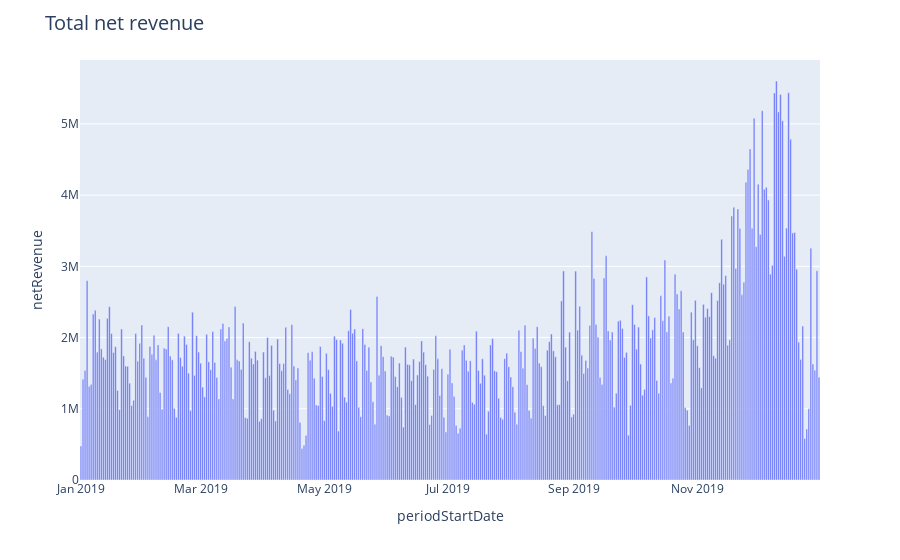

The notebook cell saved with this chart:
### Code cell
fig8 = group_data.plot(x = group_data.index, y = 'netRevenue', kind = "bar")
fig8.update_layout(title_text = "Total net revenue", title_font = dict(size = 20))
fig8.update_layout(uniformtext_minsize = 16, uniformtext_mode = 'hide')
fig8.show()

### Figure 1 — Plotly figure (JSON) as saved in the notebook; plotly's stock layout.template omitted (floating-point values rounded to 4 significant figures; data arrays with more than 128 entries replaced by an {"elided": "..."} marker saying what was removed)
{"data": [{"alignmentgroup": "True", "hovertemplate": "periodStartDate=%{x}<br>netRevenue=%{y}<extra></extra>", "legendgroup": "", "marker": {"color": "#636efa"}, "name": "", "offsetgroup": "", "orientation": "v", "showlegend": false, "textposition": "auto", "type": "bar", "x": {"elided": "365 str values"}, "xaxis": "x", "y": {"elided": "365 float values"}, "yaxis": "y"}], "layout": {"barmode": "relative", "legend": {"tracegroupgap": 0}, "margin": {"t": 60}, "title": {"font": {"size": 20}, "text": "Total net revenue"}, "uniformtext": {"minsize": 16, "mode": "hide"}, "xaxis": {"anchor": "y", "domain": [0, 1], "title": {"text": "periodStartDate"}}, "yaxis": {"anchor": "x", "domain": [0, 1], "title": {"text": "netRevenue"}}}}
